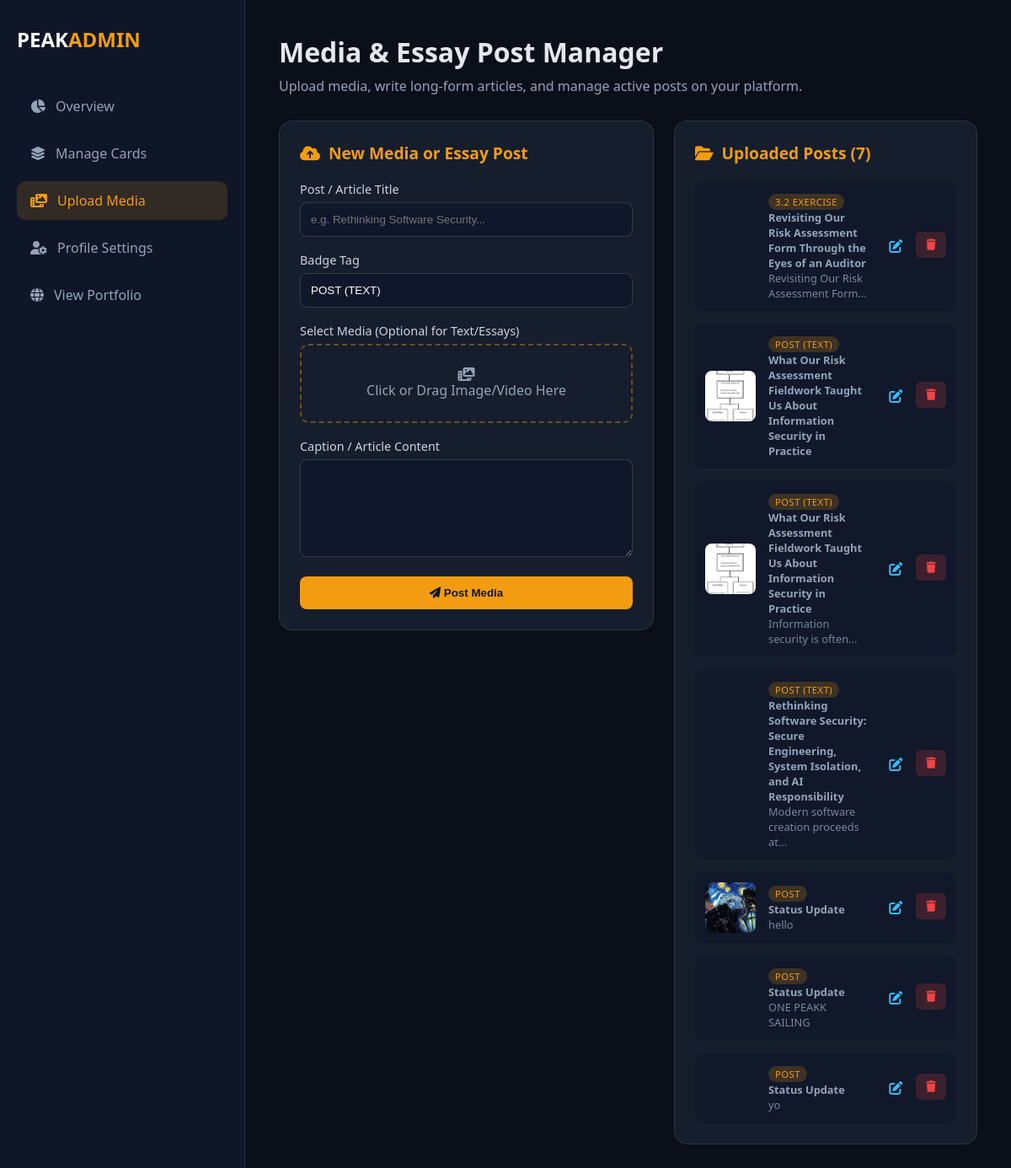
The app's page /dashboard/post (signed in), older data.
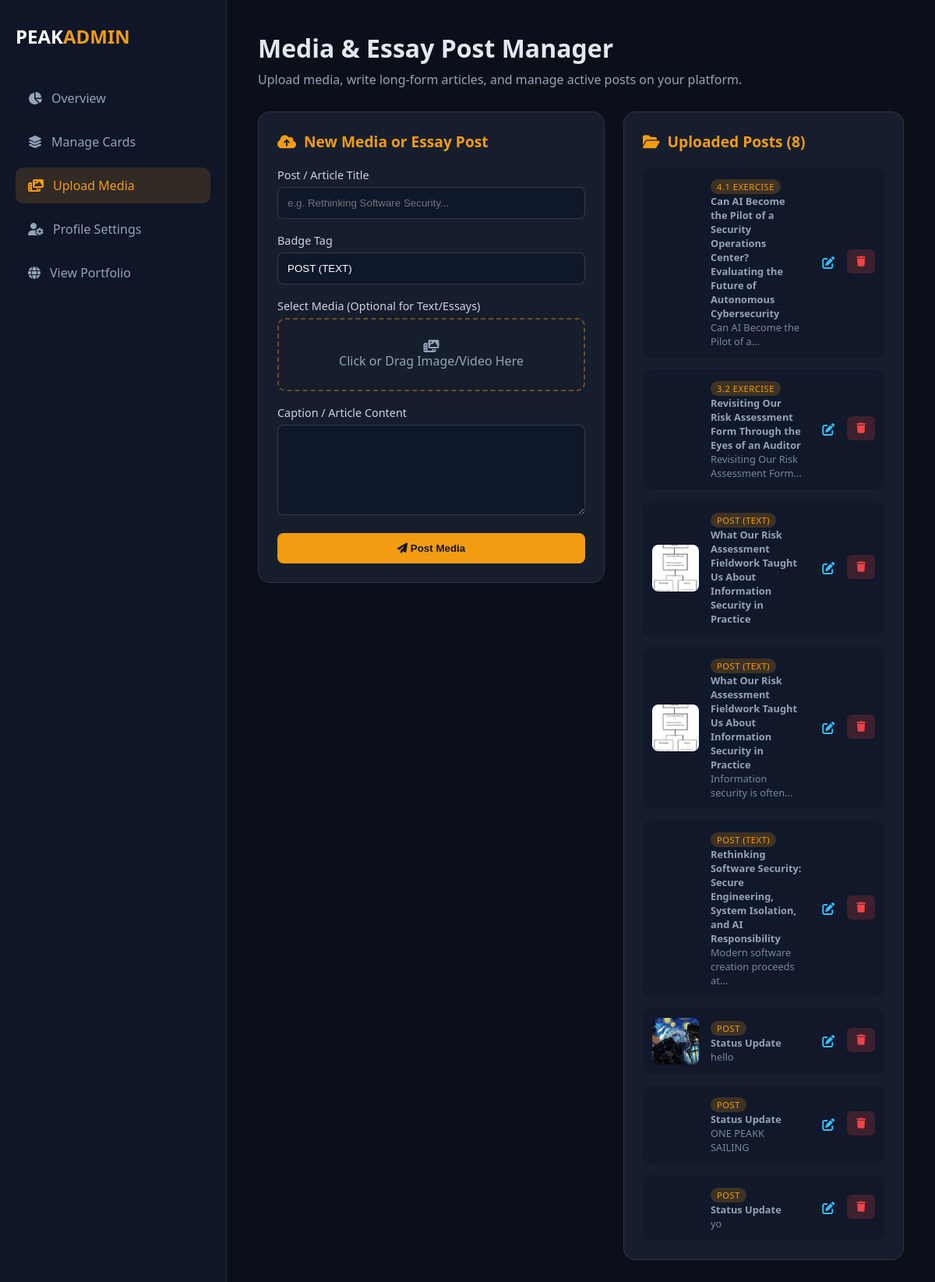
The same page, newer data.
### app.py (models this page shows)
class MediaUpload(db.Model):
    id = db.Column(db.Integer, primary_key=True)
    title = db.Column(db.String(100), nullable=True)
    caption = db.Column(db.Text, nullable=True)
    badge = db.Column(db.String(50), default="Featured")
    filename = db.Column(db.String(255), nullable=True)
    media_type = db.Column(db.String(10), nullable=True)
    created_at = db.Column(db.DateTime, default=datetime.utcnow)

### app.py (the view)
@app.route('/dashboard/post')
@login_required
def dashboard_post():
    edit_id = request.args.get('edit_id', type=int)
    edit_post = MediaUpload.query.get(edit_id) if edit_id else None
    uploads = MediaUpload.query.order_by(MediaUpload.id.desc()).all()
    return render_template('dashboard_post.html', uploads=uploads, edit_post=edit_post)

### app.py (called while the page is built)
@login_manager.user_loader
def load_user(user_id):
    return db.session.get(User, int(user_id))

### templates/dashboard_post.html (shortened to what the changed rows need)
<!DOCTYPE html>
<html lang="en">
<head>
    <link rel="stylesheet" href="https://cdnjs.cloudflare.com/ajax/libs/font-awesome/6.4.0/css/all.min.css">
    <link rel="stylesheet" href="{{ url_for('static', filename='css/dashboard.css') }}">
</head>
<body class="dashboard-body">
    <div class="dashboard-container">
        <aside class="dashboard-sidebar">
            <div class="brand">
                <h2>PEAK<span>ADMIN</span></h2>
            </div>
        </aside>
        <main class="dashboard-content">
            <header class="dash-header">
                <h1>Media & Essay Post Manager</h1>
            </header>
            <div class="dash-grid">
                <div class="dash-card">
                    <h3><i class="fa-solid fa-folder-open"></i> Uploaded Posts ({{ uploads|length if uploads else 0 }})</h3>
                    <div class="card-list">
                        {% if uploads %}
                            {% for item in uploads %}
                            <div class="card-item">
                                <div class="thumb-box">
                                    {% if item.filename %}
                                        {% if item.media_type == 'image' %}
                                            <img src="{{ url_for('static', filename='uploads/' + item.filename) }}" alt="Media">
                                        {% else %}
                                            <video src="{{ url_for('static', filename='uploads/' + item.filename) }}" muted></video>
                                        {% endif %}
                                    {% else %}
                                        <div style="display: flex; align-items: center; justify-content: center; height: 100%; background: #1e293b; color: #f59e0b;">
                                            <i class="fa-solid fa-file-lines" style="font-size: 1.5rem;"></i>
                                        </div>
                                    {% endif %}
                                </div>
                                <div class="card-info">
                                    <span class="badge">{{ item.badge or item.media_type|upper or 'POST' }}</span>
                                    <p><strong>{{ item.title or 'Untitled Post' }}</strong></p>
                                    <p style="font-size: 0.8rem; opacity: 0.8;">{{ item.caption|striptags|truncate(40) }}</p>
                                </div>
                                <div class="card-actions" style="display: flex; gap: 6px;">
                                    <a href="{{ url_for('dashboard_post', edit_id=item.id) }}" class="btn-edit" title="Edit Post" style="padding: 6px 10px; color: #38bdf8;">
                                        <i class="fa-solid fa-pen-to-square"></i>
                                    </a>
                                    <form action="{{ url_for('delete_media', upload_id=item.id) }}" method="POST" onsubmit="return confirm('Delete this media file?');" style="margin: 0;">
                                        <button type="submit" class="btn-delete" title="Delete Media">
                                            <i class="fa-solid fa-trash"></i>
                                        </button>
                                    </form>
                                </div>
                            </div>
                            {% endfor %}
                        {% else %}
                            <p class="empty-msg">No media uploads found. Use the form to post videos, images, or articles!</p>
                        {% endif %}
                    </div>
                </div>
            </div>
        </main>
    </div>
</body>
</html>

Row changes from the older to the newer data that the page shows:
added MediaUpload: badge "4.1 EXERCISE", title "Can AI Become the Pilot of a Security Operations Center? Evaluating the Future of Autonomous Cybersecurity", caption "Can AI Become the Pilot of a..."
Text that changed along with them:
{{ uploads|length if uploads else 0 }}: "7" → "8"
